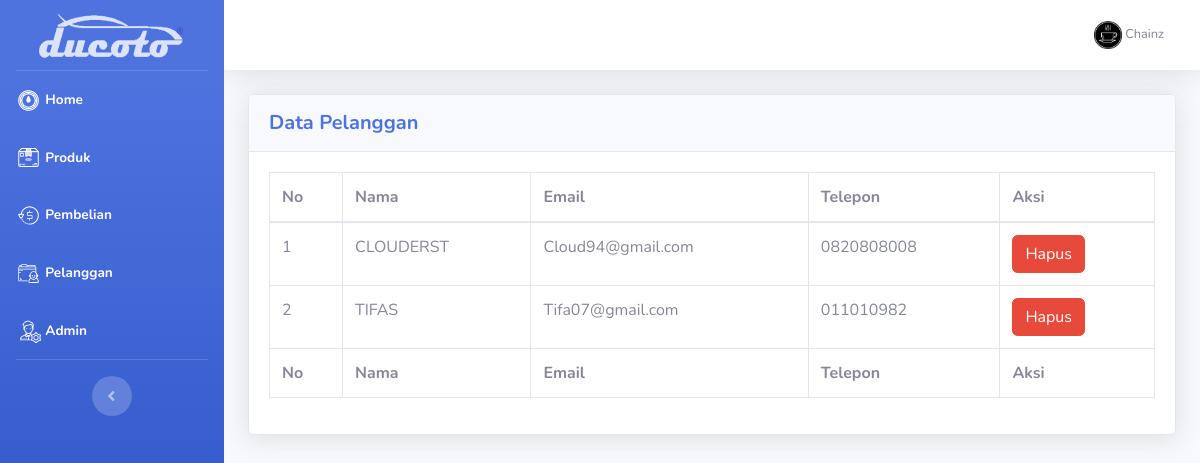
The page /admin/index.php?halaman=pelanggan (signed in) on the database its author committed.
### tables this page shows
CREATE TABLE `pelanggan` (
  `id_pelanggan` int(11) NOT NULL,
  `email_pelanggan` varchar(100) NOT NULL,
  `password_pelanggan` varchar(50) NOT NULL,
  `nama_pelanggan` varchar(100) NOT NULL,
  `telepon_pelanggan` varchar(25) NOT NULL
);

### admin/pelanggan.php (the view, shortened to what this page needs)
<div class="card shadow mb-4">
    <div class="card-header py-3">
      <h5 class="m-0 font-weight-bold text-primary">Data Pelanggan</h5>
    </div>
    <div class="card-body">
      <div class="table-responsive">
        <table class="table table-bordered" id="dataTable" width="100%" cellspacing="0">
          <thead>
            <tr>
                <th>No</th>
                <th>Nama</th>
                <th>Email</th>
                <th>Telepon</th>
                <th>Aksi</th>
            </tr>
          </thead>
          <tbody>
            <?php $nomor=1; ?>
            <?php $ambil=$koneksi->query("SELECT * FROM pelanggan"); ?>
            <?php while($pecah = $ambil->fetch_assoc()){ ?>
            <tr>
                <td><?php echo $nomor; ?></td>
                <td><?php echo $pecah['nama_pelanggan']; ?></td>
                <td><?php echo $pecah['email_pelanggan']; ?></td>
                <td><?php echo $pecah['telepon_pelanggan']; ?></td>
                <td>
                    <a href="index.php?halaman=hapuspelanggan&id=<?php echo $pecah['id_pelanggan']; ?>"
                       class="btn-danger btn">Hapus</a>
                </td>
            </tr>
            <?php $nomor++; ?>
            <?php } ?>
          </body>
          <tfoot>
            <tr>
                <th>No</th>
                <th>Nama</th>
                <th>Email</th>
                <th>Telepon</th>
                <th>Aksi</th>
            </tr>
          </tfoot>

### rows shown on the page
pelanggan: nama_pelanggan "CLOUDERST", email_pelanggan "Cloud94@gmail.com", telepon_pelanggan "0820808008"
pelanggan: nama_pelanggan "TIFAS", email_pelanggan "Tifa07@gmail.com", telepon_pelanggan "011010982"

### other values the page prints
$_SESSION["admin"]['nama_lengkap'] "Chainz"
